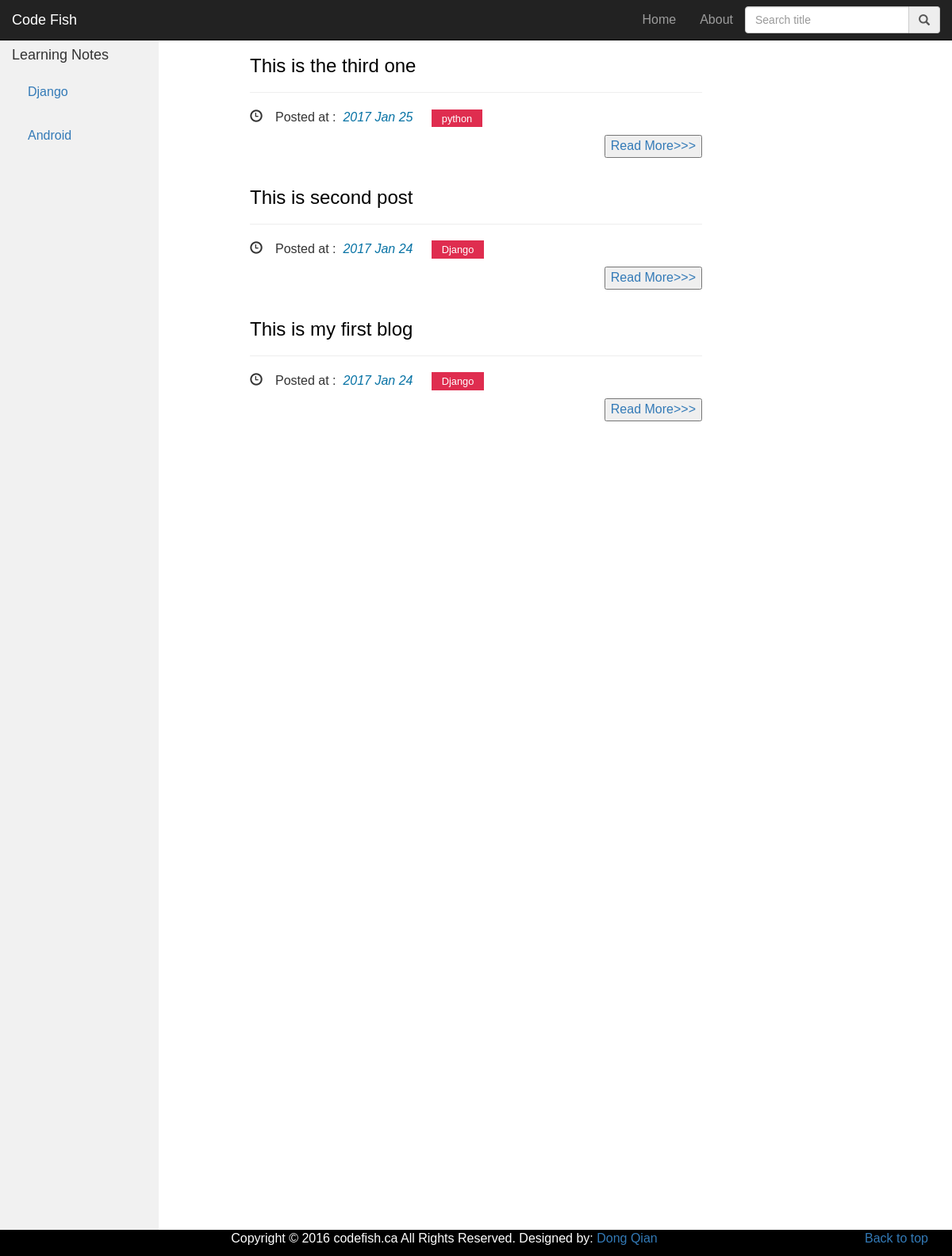
The page /allposts/ on the database as committed earlier.
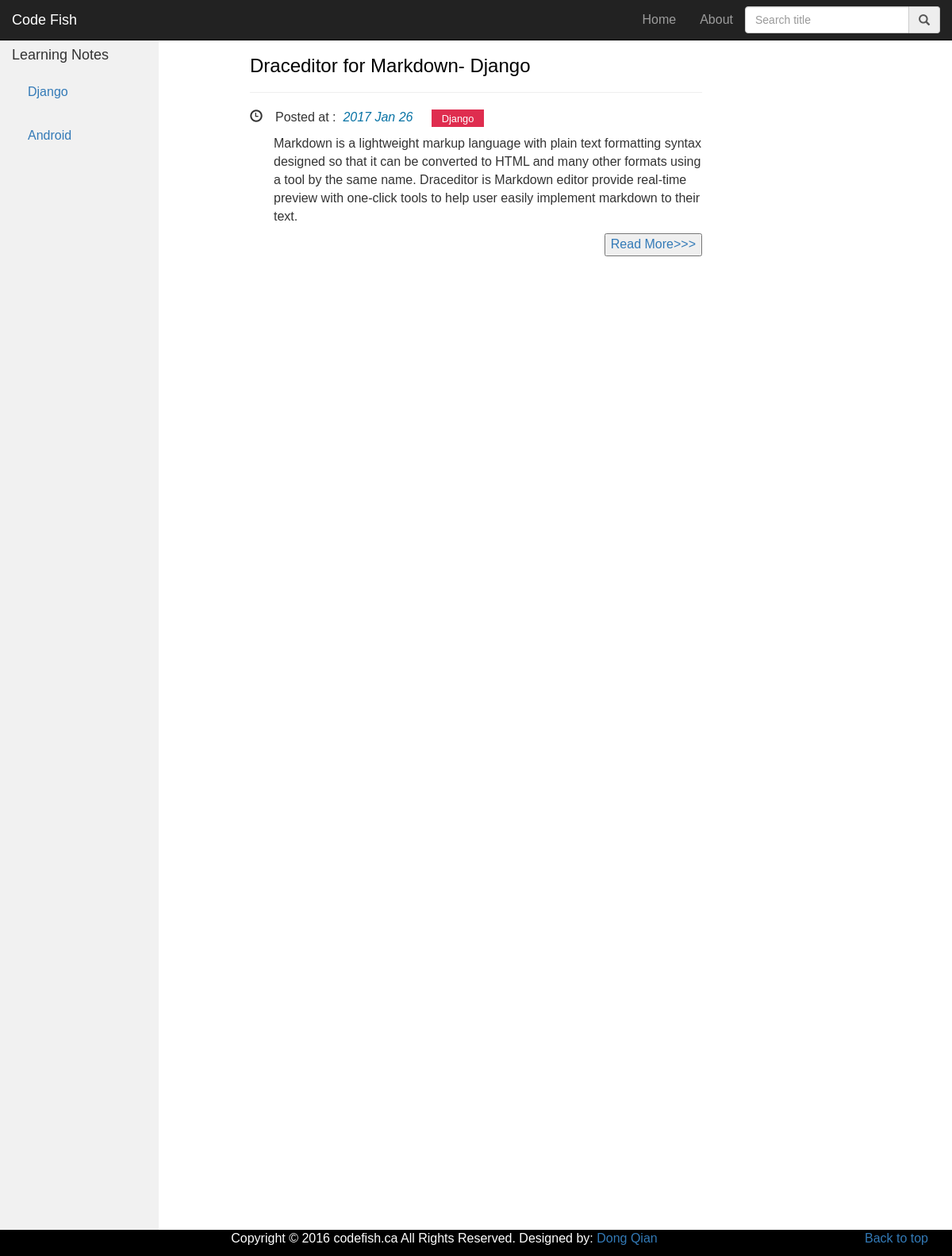
The same page on the database as committed later.
### article/models.py (models this page shows, shortened)
class Article(models.Model) :
    title = models.CharField(max_length = 100)
    category = models.CharField(max_length = 50, blank = True)
    shortDes = models.CharField(blank=True, max_length=500)
    date_time = models.DateTimeField(auto_now_add = True)
    content = models.TextField(blank = True, null = True)
    slug = models.SlugField(max_length=100, unique=True, db_index=True)
    class Meta:
        ordering = ['-date_time']

### article/views.py (the view)
# urls.py: url(r'^allposts/$', views.allposts, name='allposts'),
def allposts(request):
    try:
        post_list = Article.objects.all()
    except Article.DoesNotExist:
        raise Http404
    context = {
        'post_list': post_list,
        'error': False
    }
    return render(request, 'allposts.html', context)

### templates/allposts.html
{% extends "base.html" %}
{% load dractags %}
{% block content %}
<div class="posts">
    {% if error %}
        <h2 class="post-title">Can not find any articles</a></h2>
    {% else %}
    {% for post in post_list %}
        <h3><a class = "title" href="{% url "detail" slug=post.slug %}">{{ post.title }}</a></h3><hr>
        <p>
            <span class="glyphicon glyphicon-time">&nbsp</span>Posted at :<a class="time" href="#">&nbsp;&nbsp;{{ post.date_time |date:"Y M d"}}</a>&nbsp;&nbsp;&nbsp;&nbsp;
            <a class = "category" href="{% url "search_tag" tag=post.category %}">{{ post.category }}</a>
        </p>
        <p class="left30">{{ post.shortDes|safe_markdown}}</p>
        <button class="pull-right"><a href="{% url "detail" slug=post.slug %}">Read More>>></a></button>
        <br><br>
    {% endfor %}
    {% endif %}
</div>
{% endblock %}

Rows that differ between the two databases and show on the page:
removed Article: title "This is the third one", date_time "2017 Jan 25", category "python"
removed Article: title "This is second post", date_time "2017 Jan 24", category "Django"
removed Article: title "This is my first blog", date_time "2017 Jan 24", category "Django"
added Article: title "Draceditor for Markdown- Django", date_time "2017 Jan 26", category "Django", shortDes "Markdown is a lightweight markup language with plain text formatting syntax designed so that it can be converted to HTML and many other formats using a tool by the same name. Draceditor is Markdown editor provide real-time preview with one-click tools to help user easily implement markdown to their text."
